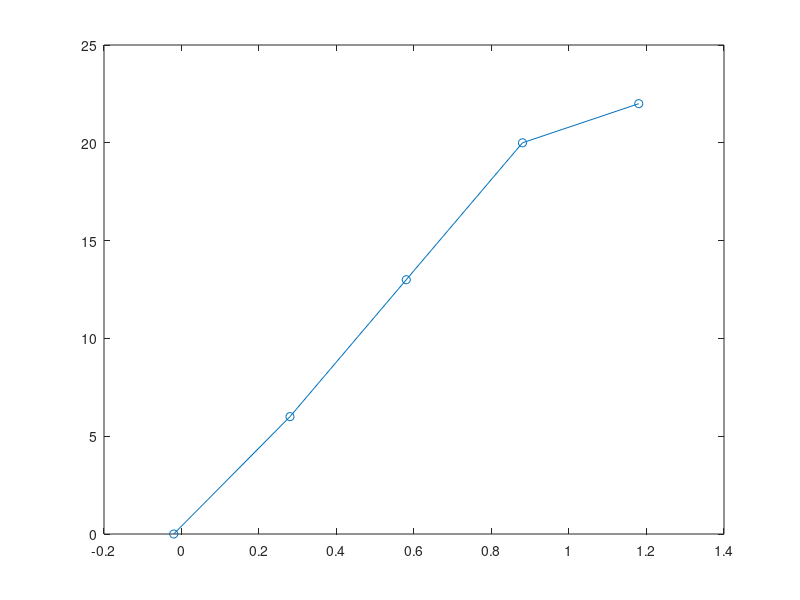

Source code (MATLAB): (Note: this script raises an error after producing the figure.)
clc; clear all; close all;

kDEG_OFFSET = 90;

% Experiments where performed with these trim values, which give zero
% deflection angles:
trim_roll = -0.11;
trim_pitch = -0.03;
trim_yaw = -0.02;

% Max angles
aileron_max_deg = 25;
elevator_max_deg = 25;
rudder_max_deg = 22;

% Amplitudes commanded by me. Actual amplitudes given by PX4 is this +
% trim.
inputs = [0, 0.3, 0.6, 0.9, 1.2];
N_data_points = length(inputs)-1;

% The ampltitudes seems to be cutoff before 1.2 amplitude,
% therefore we remove the last datapoint before LSE

% Rudder
figure
left_rudder_angle_deg = [90, 96, 103, 110, 112] - kDEG_OFFSET;
actual_px4_inputs_rudder = inputs + trim_yaw;

plot(actual_px4_inputs_rudder, left_rudder_angle_deg, '-o'); hold on
yline(rudder_max_deg);
xline(1);

linear_coeffs_yaw = least_squares_est(...
    [ones(1,N_data_points); actual_px4_inputs_rudder(1:end-1)], left_rudder_angle_deg(1:end-1)'...
    );

offset_rudder = linear_coeffs_yaw(1)
linear_term_rudder = linear_coeffs_yaw(2)
plot(actual_px4_inputs_rudder, offset_rudder + actual_px4_inputs_rudder * linear_term_rudder);
title("Rudder")
xlabel("PX4 input")
ylabel("Deflection [deg]")

% Elevator
figure
left_elevator_angle_deg = [90, 97, 105, 113, 115] - kDEG_OFFSET;
actual_px4_inputs_elevator = inputs + trim_pitch;

plot(actual_px4_inputs_elevator, left_elevator_angle_deg, '-o'); hold on
yline(elevator_max_deg);
xline(1);

linear_coeffs_yaw = least_squares_est(...
    [ones(1,N_data_points); actual_px4_inputs_elevator(1:end-1)], left_elevator_angle_deg(1:end-1)'...
    );

offset_elevator = linear_coeffs_yaw(1)
linear_term_elevator = linear_coeffs_yaw(2)
plot(actual_px4_inputs_elevator, offset_elevator+ actual_px4_inputs_elevator * linear_term_elevator);
title("Elevator")
xlabel("PX4 input")
ylabel("Deflection [deg]")


% Aileron
figure
left_aileron_angle_deg = [90, 99, 107, 115, 115] - kDEG_OFFSET;
actual_px4_inputs_aileron = inputs + trim_roll;

plot(actual_px4_inputs_aileron, left_aileron_angle_deg, '-o'); hold on
yline(aileron_max_deg);
xline(1);

linear_coeffs_yaw = least_squares_est(...
    [ones(1,N_data_points); actual_px4_inputs_aileron(1:end-1)], left_aileron_angle_deg(1:end-1)'...
    );

offset_aileron = linear_coeffs_yaw(1)
linear_term_aileron = linear_coeffs_yaw(2)
plot(actual_px4_inputs_aileron, offset_aileron + actual_px4_inputs_aileron * linear_term_aileron);
title("Aileron")
xlabel("PX4 input")
ylabel("Deflection [deg]")

% Seems that PX4 saturates at 1.0 input


%% See how this compares with PX4 mixing etc
mixer_elevator_to_tail = 0.8; % From PX4 mixer file
mixer_rudder_to_tail = 0.7; % From PX4 mixer file
yaw_input_to_tail_deg_calc = pitch_input_to_tail_deg / mixer_elevator_to_tail * mixer_rudder_to_tail;